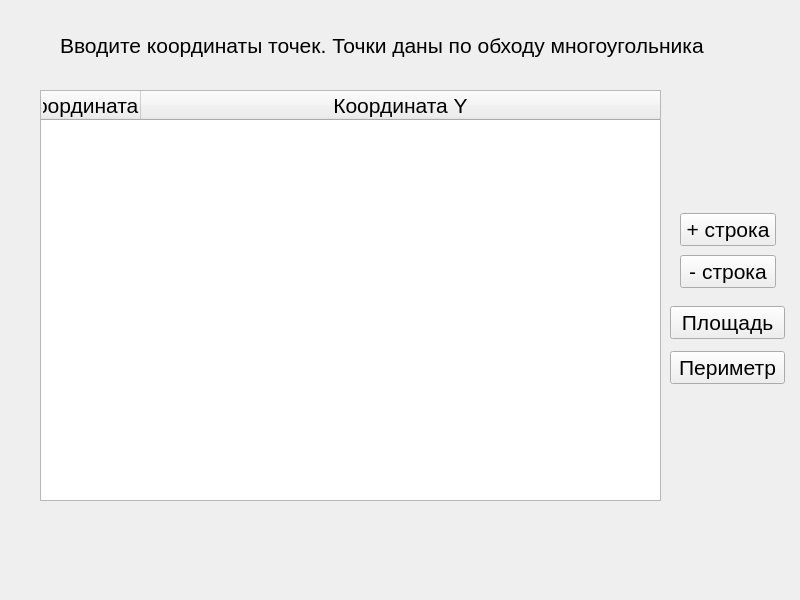
<?xml version="1.0" encoding="UTF-8"?>
<ui version="4.0">
 <class>Widget</class>
 <widget class="QWidget" name="Widget">
  <property name="geometry">
   <rect>
    <x>0</x>
    <y>0</y>
    <width>800</width>
    <height>600</height>
   </rect>
  </property>
  <property name="font">
   <font>
    <pointsize>16</pointsize>
   </font>
  </property>
  <property name="windowTitle">
   <string>Widget</string>
  </property>
  <widget class="QTableWidget" name="tableWidget">
   <property name="geometry">
    <rect>
     <x>40</x>
     <y>90</y>
     <width>621</width>
     <height>411</height>
    </rect>
   </property>
   <attribute name="horizontalHeaderStretchLastSection">
    <bool>true</bool>
   </attribute>
   <column>
    <property name="text">
     <string>Координата X</string>
    </property>
   </column>
   <column>
    <property name="text">
     <string>Координата Y</string>
    </property>
   </column>
  </widget>
  <widget class="QLabel" name="label">
   <property name="geometry">
    <rect>
     <x>60</x>
     <y>30</y>
     <width>701</width>
     <height>31</height>
    </rect>
   </property>
   <property name="text">
    <string>Вводите координаты точек. Точки даны по обходу многоугольника</string>
   </property>
  </widget>
  <widget class="QWidget" name="">
   <property name="geometry">
    <rect>
     <x>680</x>
     <y>210</y>
     <width>96</width>
     <height>81</height>
    </rect>
   </property>
   <layout class="QVBoxLayout" name="verticalLayout">
    <item>
     <widget class="QPushButton" name="plusRowButton">
      <property name="text">
       <string>+ строка</string>
      </property>
     </widget>
    </item>
    <item>
     <widget class="QPushButton" name="minusRowButton">
      <property name="text">
       <string>- строка</string>
      </property>
     </widget>
    </item>
   </layout>
  </widget>
  <widget class="QWidget" name="">
   <property name="geometry">
    <rect>
     <x>670</x>
     <y>300</y>
     <width>115</width>
     <height>91</height>
    </rect>
   </property>
   <layout class="QVBoxLayout" name="verticalLayout_2">
    <item>
     <widget class="QPushButton" name="calculateSButton">
      <property name="text">
       <string>Площадь</string>
      </property>
     </widget>
    </item>
    <item>
     <widget class="QPushButton" name="calculatePButton">
      <property name="text">
       <string>Периметр</string>
      </property>
     </widget>
    </item>
   </layout>
  </widget>
 </widget>
 <resources/>
 <connections/>
</ui>
